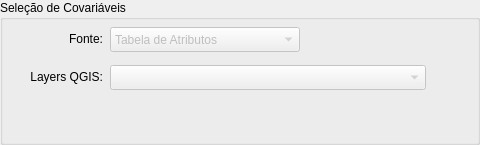
      <widget class="QGroupBox" name="groupBox_SVM_Vars">
       <property name="enabled">
        <bool>true</bool>
       </property>
       <property name="geometry">
        <rect>
         <x>10</x>
         <y>40</y>
         <width>480</width>
         <height>145</height>
        </rect>
       </property>
       <property name="title">
        <string>Seleção de Covariáveis</string>
       </property>
       <widget class="QComboBox" name="comboBox_SVM_Fonte">
        <property name="enabled">
         <bool>false</bool>
        </property>
        <property name="geometry">
         <rect>
          <x>110</x>
          <y>27</y>
          <width>190</width>
          <height>25</height>
         </rect>
        </property>
        <property name="currentIndex">
         <number>0</number>
        </property>
        <item>
         <property name="text">
          <string>Tabela de Atributos</string>
         </property>
        </item>
        <item>
         <property name="text">
          <string>Layer Externa</string>
         </property>
        </item>
       </widget>
       <widget class="QLabel" name="label_33">
        <property name="geometry">
         <rect>
          <x>13</x>
          <y>31</y>
          <width>90</width>
          <height>16</height>
         </rect>
        </property>
        <property name="text">
         <string>Fonte:</string>
        </property>
        <property name="alignment">
         <set>Qt::AlignRight|Qt::AlignTrailing|Qt::AlignVCenter</set>
        </property>
       </widget>
       <widget class="QLabel" name="label_SVM_DenseLayer">
        <property name="geometry">
         <rect>
          <x>13</x>
          <y>69</y>
          <width>90</width>
          <height>16</height>
         </rect>
        </property>
        <property name="text">
         <string>Layers QGIS:</string>
        </property>
        <property name="alignment">
         <set>Qt::AlignRight|Qt::AlignTrailing|Qt::AlignVCenter</set>
        </property>
       </widget>
       <widget class="QgsMapLayerComboBox" name="mMapLayerComboBox_DenseLayer">
        <property name="enabled">
         <bool>false</bool>
        </property>
        <property name="geometry">
         <rect>
          <x>110</x>
          <y>65</y>
          <width>316</width>
          <height>25</height>
         </rect>
        </property>
       </widget>
      </widget>
